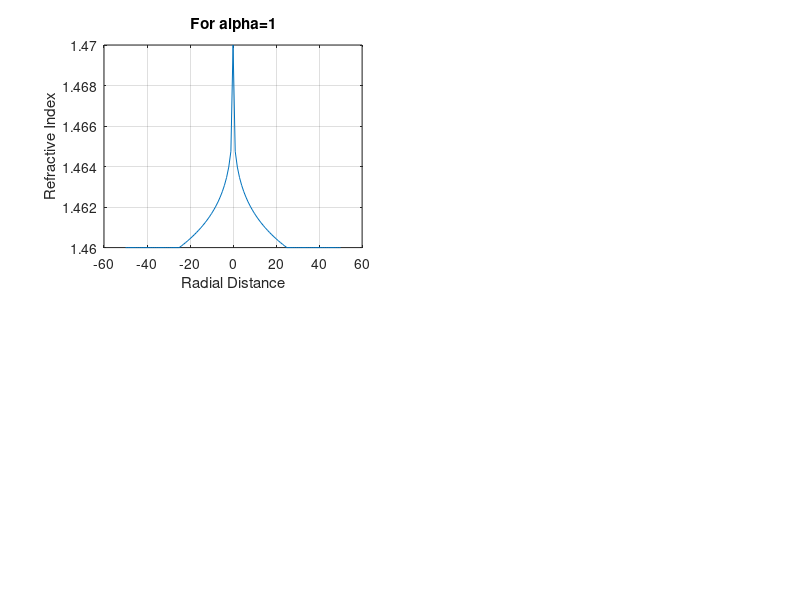

Source code (MATLAB):
n1=1.47;
n2=1.46;
a=25;
delta=((n1*n1)-(n2*n2))/(2*n1*n1);
alpha=0.2; % profile parameter
r=-50:1:50
for i=1:1:length(r)
    if(abs(r(i))<=a)
        n(i)=n1*sqrt((1-(2*delta*((abs(r(i))/a)^(alpha)))));
    end
    if(abs(r(i))>a)
        n(i)=n2;
    end
end
subplot(2,2,1);
plot(r,n)
grid on;
xlabel('Radial Distance');
ylabel('Refractive Index');
title('For alpha=1')

% alpha1=2;
% r=-50:1:50
% for i=1:1:length(r)
%     if(abs(r(i))<=a)
%         n(i)=n1*sqrt((1-(2*delta*((abs(r(i))/a)^(alpha1)))));
%     end
%     if(abs(r(i))>a)
%         n(i)=n2;
%     end
% end
% subplot(2,2,2);
% plot(r,n)
% grid on;
% xlabel('Radial Distance');
% ylabel('Refractive Index');
% title('For alpha=2')
% 
% alpha2=4;
% r=-50:1:50
% for i=1:1:length(r)
%     if(abs(r(i))<=a)
%         n(i)=n1*sqrt((1-(2*delta*((abs(r(i))/a)^(alpha2)))));
%     end
%     if(abs(r(i))>a)
%         n(i)=n2;
%     end
% end
% subplot(2,2,3);
% plot(r,n)
% grid on;
% xlabel('Radial Distance');
% ylabel('Refractive Index');
% title('For alpha=4')
% 
% alpha=inf;
% r=-50:1:50
% for i=1:1:length(r)
%     if(abs(r(i))<=a)
%         n(i)=n1*sqrt((1-(2*delta*((abs(r(i))/a)^(alpha)))));
%     end
%     if(abs(r(i))>a)
%         n(i)=n2;
%     end
% end
% subplot(2,2,4);
% plot(r,n)
% grid on;
% xlabel('Radial Distance');
% ylabel('Refractive Index');
% title('For alpha=inf')